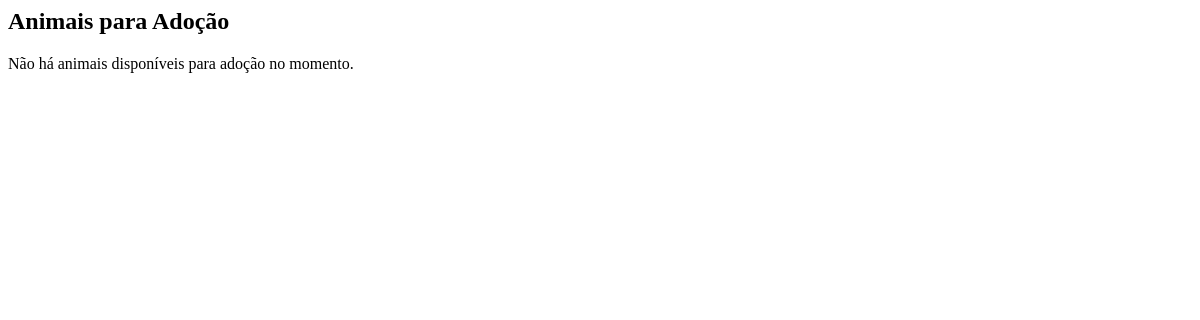
/animais/publicos, run on an earlier commit of the app's database.
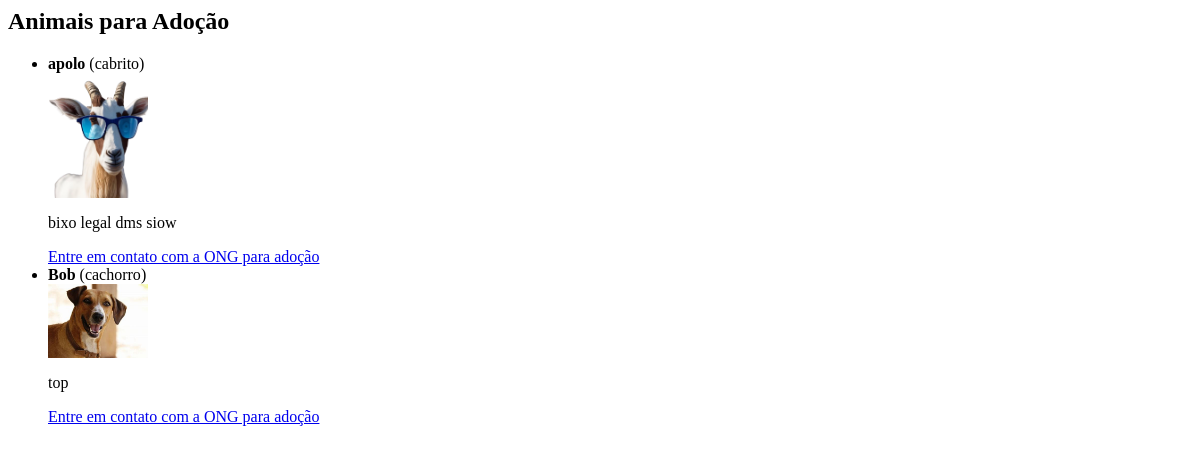
And on a later commit of the database.
### Miaudota/models.py (models this page shows, shortened)
class Animal(models.Model):
    SEXO_CHOICES = (
        ('M', 'Macho'),
        ('F', 'Fêmea'),
    )
    nome = models.CharField(max_length=100)
    especie = models.CharField(max_length=50)
    raca = models.CharField(max_length=50)
    idade = models.PositiveSmallIntegerField()
    sexo = models.CharField(max_length=1 , choices=SEXO_CHOICES)
    descricao = models.TextField()
    foto = models.ImageField(upload_to='animais/')
    disponivel = models.BooleanField(default=True)
    ong = models.ForeignKey(Ong, on_delete=models.CASCADE)

### Miaudota/views.py (the view)
# urls.py: path('animais/publicos', views.listar_animais_publicos, name='animais_publicos'),
def listar_animais_publicos(request):
    animais = Animal.objects.filter(disponivel=True)
    return render(request, 'html/animais/publicos.html', {'animais':animais})

### Miaudota/templates/html/animais/publicos.html (shortened to what this page needs)
<h2>Animais para Adoção</h2>
{% if animais %}
<ul>
  {% for animal in animais %}
  <li>
    <strong>{{ animal.nome }}</strong> ({{ animal.especie }})<br>
    <img src="{{ animal.foto.url }}" width="100"><br>
    <p>{{ animal.descricao }}</p>
    <a href="{% url 'contato_ong' animal.id %}">Entre em contato com a ONG para adoção</a>
  </li>
  {% endfor %}
</ul>
{% else %}
<p>Não há animais disponíveis para adoção no momento.</p>
{% endif %}

What changed in the data, as far as the page shows it:
now on this page (row edited): Animal: nome "apolo", especie "cabrito", foto (picture), descricao "bixo legal dms siow"
added Animal: nome "Bob", especie "cachorro", foto (picture), descricao "top"
Also different on the page:
text no longer shown: "Não há animais disponíveis para adoção no momento."
